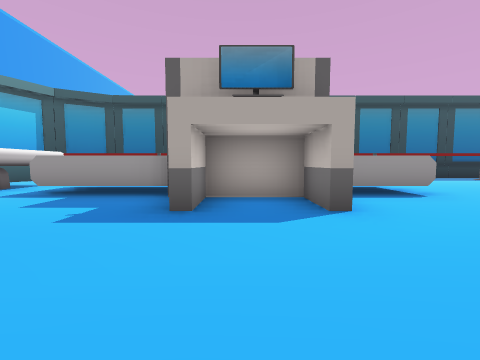
view 1 (above)

17 first-person views from a walk through a 3-D level made in the Unity game engine. The camera is 0.59 m above the floor, tilts 4° down and sees 90° across. The floor is counted in squares, 1 m on a side. Each view is taken from the middle of a square. On the plan, view 1 faces up. The plan holds only what a view shows up to about 9 squares ahead; the rest is blank. The place goes on beyond the plan. Some animated figures are left out.

view 2
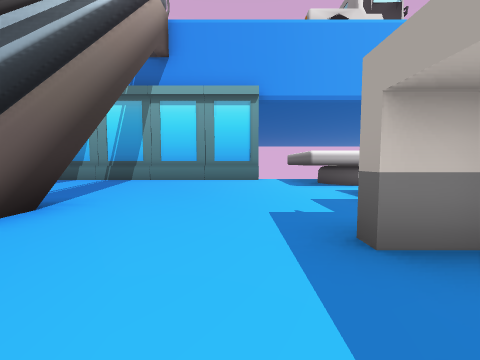

view 3
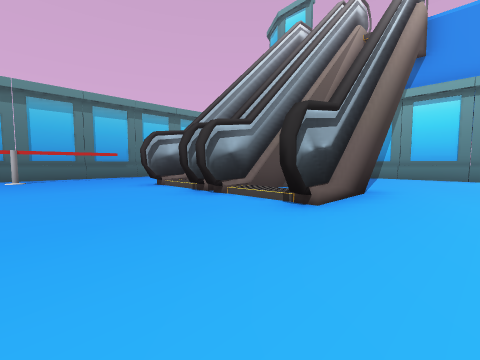

view 4
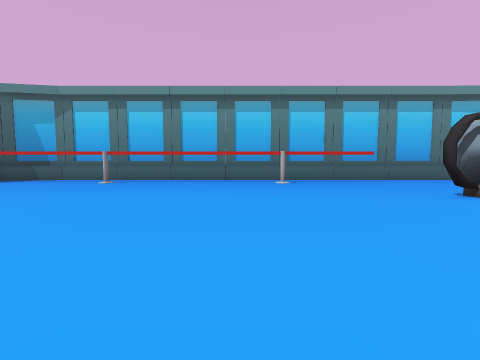

view 5
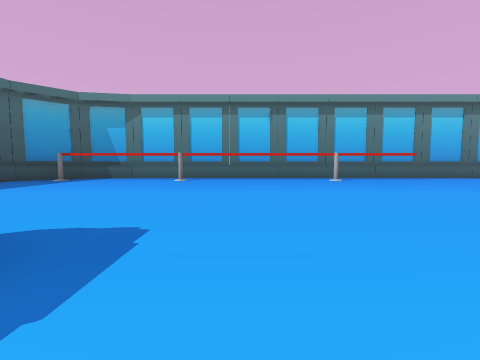

view 6
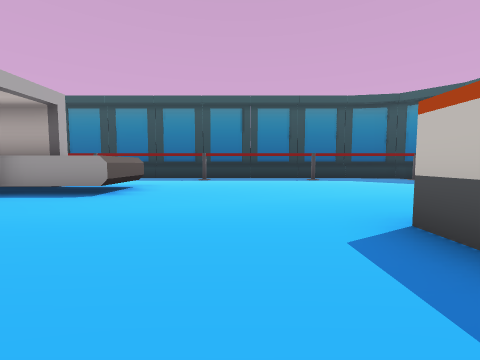

view 7
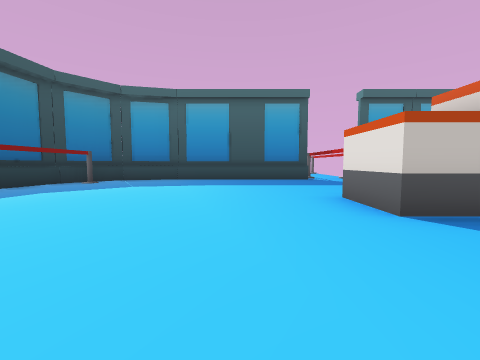

view 8
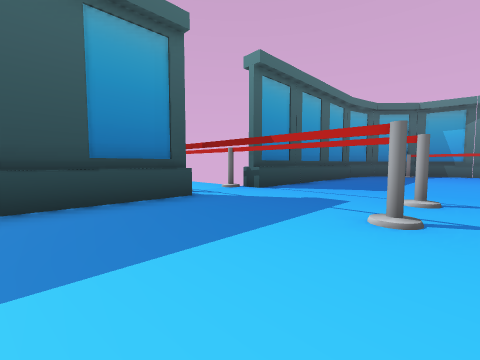

view 9
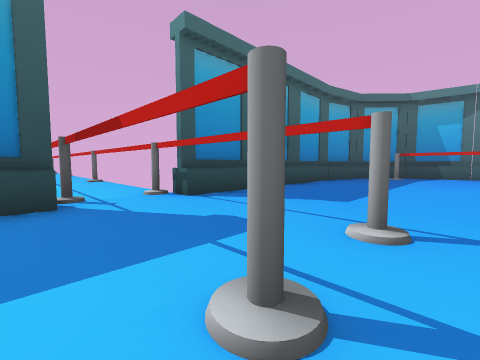

view 10
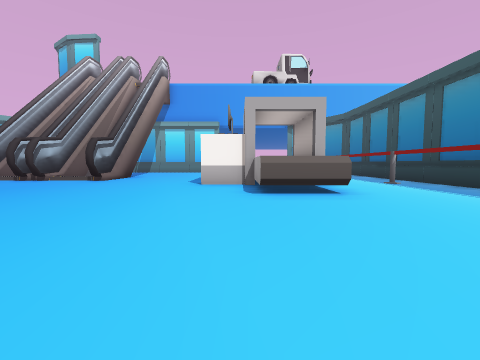

view 11
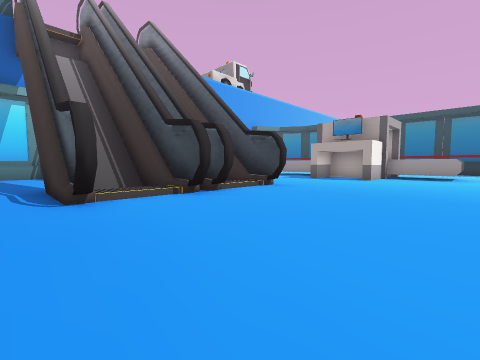

view 12
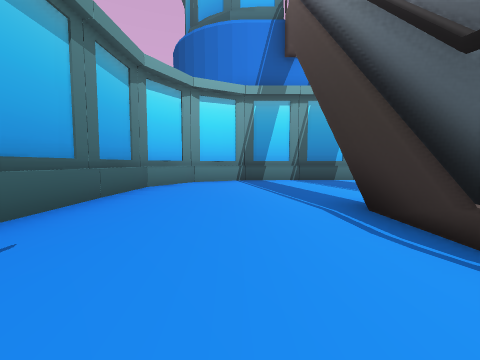

view 13
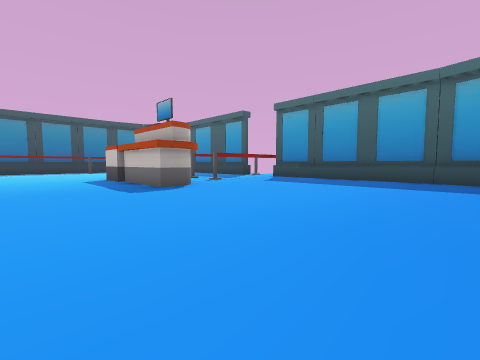

view 14
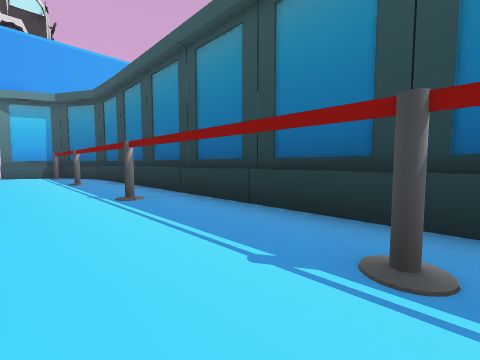

view 15
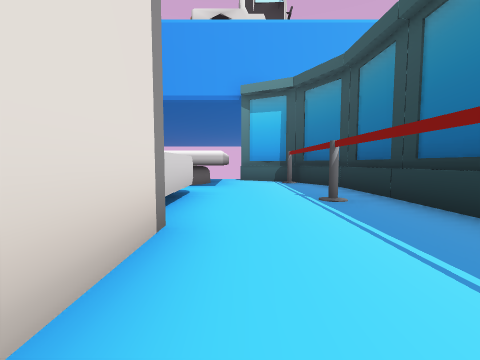

view 16
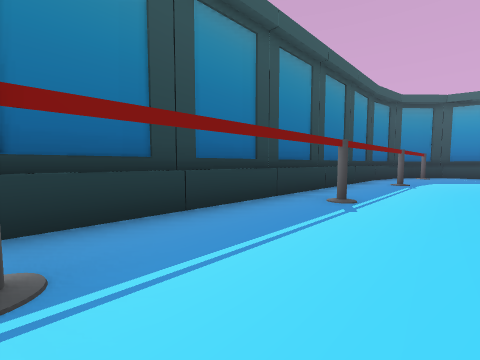

view 17
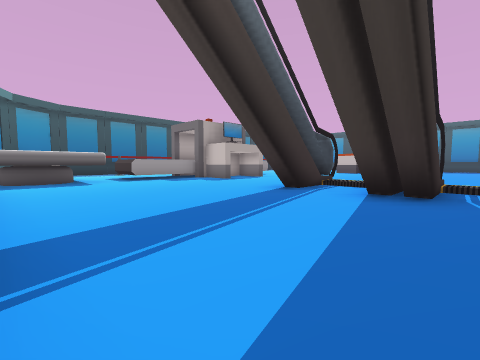

### Floor plan
Key: @ floor where view 1 was taken; # wall or solid block; . floor; = window, fence, low wall or low ledge; ^ raised ledge; T thing the floor can be seen under or through; O other object.
Columns run from 8 left of view 1 to 14 right of it. Each row starts with its distance up from view 1.
 10   ### ###############
  9  ##=###==#===#===#==###
  8 ##.. ##==#===#===#=...#
  7 #.....................#
  6 .^^^.^^###^^..........#
  5  ^^^.^^ # ^^..........#
  4 .^^^...#.#............#
  3 .......#.#............#
  2 #...............##....#
  1 #...............# .TT##
  0 #.......@.......# .TTT#
 -1 #....####.......##....#
 -2 #.... ................#
 -3 #....####.............#
 -4 #....O................#
 -5 #....####.............#
 -6 #.....................#
 -7 #.....................#
 -8 ##......TTTTTTTTTTT..^#
 -9  ##................^##
-10   ###################

Where each view was taken, in squares from view 1:
view 1: 0 up, 0 right, facing up
view 2: 2 up, 1 right, facing left
view 3: 1 up, 3 right, facing down-left
view 4: 1 down, 4 right, facing down
view 5: 0 up, 6 right, facing down
view 6: 0 up, 6 right, facing up
view 7: 4 up, 5 right, facing right
view 8: 4 up, 10 right, facing down-right
view 9: 2 up, 10 right, facing down-right
view 10: 4 up, 8 right, facing left
view 11: 6 down, 4 right, facing up-left
view 12: 7 down, 1 right, facing left
view 13: 7 down, 5 right, facing up-right
view 14: 7 up, 5 right, facing up-left
view 15: 7 up, 1 right, facing left
view 16: 7 up, 1 right, facing up-right
view 17: 4 down, 7 left, facing up-right
